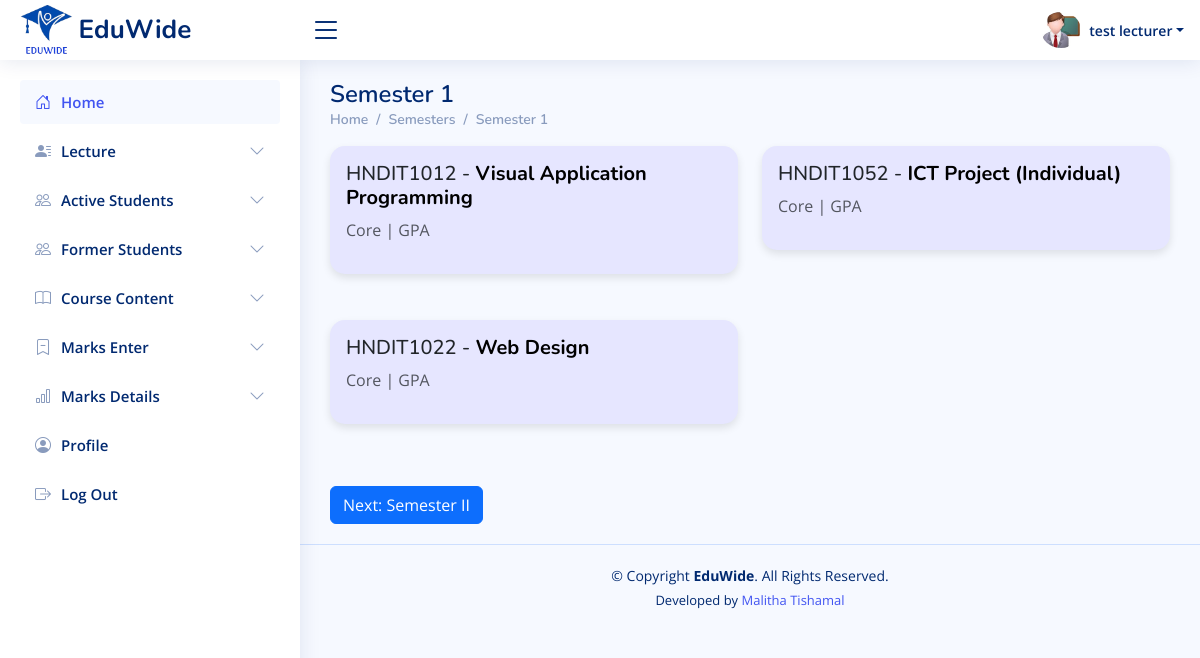
The app's page /lectures/pages-semester1.php (signed in) with its own data.
### tables this page shows
CREATE TABLE `lectures` (
  `id` int(11) NOT NULL,
  `username` varchar(255) NOT NULL,
  `nic` varchar(20) NOT NULL,
  `email` varchar(255) NOT NULL,
  `mobile` varchar(15) DEFAULT NULL,
  `linkedin` varchar(200) NOT NULL,
  `blog` varchar(200) NOT NULL,
  `github` varchar(200) NOT NULL,
  `facebook` varchar(200) NOT NULL,
  `password` varchar(255) NOT NULL,
  `profile_picture` varchar(255) DEFAULT 'uploads/profile_pictures/default.png',
  `created_at` timestamp NOT NULL DEFAULT current_timestamp(),
  `status` varchar(20) DEFAULT 'pending',
  `last_login` datetime DEFAULT NULL
);

CREATE TABLE `subjects` (
  `id` int(11) NOT NULL,
  `semester` varchar(50) DEFAULT NULL,
  `code` varchar(20) DEFAULT NULL,
  `name` varchar(255) DEFAULT NULL,
  `description` varchar(255) DEFAULT NULL
);

### lectures/pages-semester1.php (the view, shortened to what this page needs)
<?php
require_once '../includes/db-conn.php';
$user_id = $_SESSION['lecturer_id'];
$sql = "SELECT * FROM lectures WHERE id = ?";
$stmt = $conn->prepare($sql);
$stmt->bind_param("i", $user_id);
$stmt->execute();
$result = $stmt->get_result();
$user = $result->fetch_assoc();
$sql = "SELECT subjects.* FROM subjects
        INNER JOIN lectures_assignment ON subjects.id = lectures_assignment.subject_id
        WHERE lectures_assignment.lecturer_id = ? AND subjects.semester = 'Semester I'";
$stmt = $conn->prepare($sql);
$stmt->bind_param("i", $user_id);
$stmt->execute();
$result = $stmt->get_result();
?>
<!DOCTYPE html>
<html lang="en">
<head>
    <?php include_once("../includes/css-links-inc.php"); ?>
</head>
<body>
    <?php include_once("../includes/header.php") ?>
    <?php include_once("../includes/lectures-sidebar.php") ?>
    <main id="main" class="main">
        <div class="pagetitle">
            <h1>Semester 1</h1>
            <nav>
                <ol class="breadcrumb">
                    <li class="breadcrumb-item"><a href="">Home</a></li>
                    <li class="breadcrumb-item"><a href="">Semesters</a></li>
                    <li class="breadcrumb-item"><a href="">Semester 1</a></li>
                </ol>
            </nav>
        </div>
        <section class="section">
                    <div class="row">
                    <?php
                    if ($result->num_rows > 0) {
                        while($row = $result->fetch_assoc()) {
                            echo '<div class="col-md-6 mb-3">
                                    <div class="card p-3">
                                        <h5>' . $row['code'] . ' - <a href="marks-entry.php?subject_id=' . $row['id'] . '">' . $row['name'] . '</a></h5>
                                        <p class="text-muted">' . $row['description'] . '</p>
                                    </div>
                                  </div>';
                        }
                    } else {
                        echo "No subjects found";
                    }
                    ?>
                </div>
                <a href="pages-semester2.php" class="btn btn-primary mt-3">Next: Semester II</a>
        </section>
    </main>
    <?php include_once("../includes/footer.php") ?>
</body>
</html>

### includes/header.php (shortened to what this page needs)
<header id="header" class="header fixed-top d-flex align-items-center">
    <div class="d-flex align-items-center justify-content-between">
        <a href="" class="logo d-flex align-items-center">
            <img src="<?php echo $base_url; ?>assets/images/logos/eduwide-logo.png" alt="">
            <span class="d-none d-lg-block">EduWide</span>
        </a>
        <i class="bi bi-list toggle-sidebar-btn"></i>
    </div>
    <nav class="header-nav ms-auto">
        <ul class="d-flex align-items-center">
            <?php
                $profilePic = isset($user['profile_picture']) && $user['profile_picture'] ? $user['profile_picture'] : 'default.png';
            ?>
            <li class="nav-item dropdown pe-3">
                <a class="nav-link nav-profile d-flex align-items-center pe-0" href="#" data-bs-toggle="dropdown">
                   <img id="profilePicture" src="<?php echo $profilePic; ?>" alt="Profile Picture" class="rounded-circle" style="width: 40px !important; height: 40px !important; object-fit: cover;">
                    <span class="d-none d-md-block dropdown-toggle ps-2"><?php echo htmlspecialchars($user['username']); ?></span>
                </a>
            </li>
        </ul>
    </nav>
</header>

### assets/css/style.css (style rules this page uses)
:root { scroll-behavior: smooth; }
body { font-family: "Open Sans", sans-serif; background: #f6f9ff; color: #444444; }
a { color: #4154f1; text-decoration: none; }
h1, h2, h3, h4, h5, h6 { font-family: "Nunito", sans-serif; }
#main { margin-top: 60px; padding: 20px 30px; transition: all 0.3s; }
.pagetitle { margin-bottom: 10px; }
.pagetitle h1 { font-size: 24px; margin-bottom: 0; font-weight: 600; color: #012970; }
.card { margin-bottom: 30px; border: none; border-radius: 5px; box-shadow: 0px 0 30px rgba(1, 41, 112, 0.1); }
.breadcrumb { font-size: 14px; font-family: "Nunito", sans-serif; color: #899bbd; font-weight: 600; }
.breadcrumb a { color: #899bbd; transition: 0.3s; }
.breadcrumb .breadcrumb-item::before { color: #899bbd; }
.logo { line-height: 1; }
@media (min-width: 1200px) { .logo { width: 280px; } }
.logo img { max-height: 50px; margin-right: 6px; }
.logo span { font-size: 26px; font-weight: 700; color: #012970; font-family: "Nunito", sans-serif; }
.header { transition: all 0.5s; z-index: 997; height: 60px; box-shadow: 0px 2px 20px rgba(1, 41, 112, 0.1); background-color: #fff; padding-left: 20px; }
.header .toggle-sidebar-btn { font-size: 32px; padding-left: 10px; cursor: pointer; color: #012970; }
.header-nav ul { list-style: none; }
.header-nav>ul { margin: 0; padding: 0; }
.header-nav .nav-profile { color: #012970; }
.header-nav .nav-profile img { max-height: 36px; }
.header-nav .nav-profile span { font-size: 14px; font-weight: 600; }
@media (min-width: 1200px) { #main, #footer { margin-left: 300px; } }

### lectures/pages-semester1.php (style rules this page uses)
.card { border: none; border-radius: 15px; box-shadow: 0 4px 8px rgba(0, 0, 0, 0.1); transition: transform 0.3s ease-in-out; background-color: #e6e6ff; }
.card a { text-decoration: none; color: #000; font-weight: bold; }

### records on screen
lectures: profile_picture (placeholder picture), username "test lecturer"
subjects: code "HNDIT1012", name "Visual Application Programming", description "Core | GPA"
subjects: code "HNDIT1052", name "ICT Project (Individual)", description "Core | GPA"
subjects: code "HNDIT1022", name "Web Design", description "Core | GPA"
